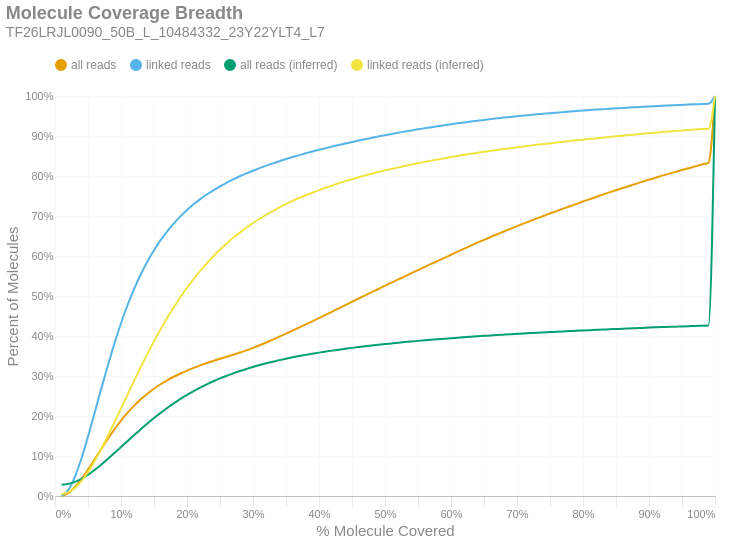

The code cell stored with this chart in its notebook:
### Markdown cell above
### Molecule Read Coverage
This chart shows molecule coverage breadth as computed by the number of bases aligned to that molecule. In other words, "*how much of each unique long molecule is actually sequenced/aligned?*" Keep in mind there is a distinction between sequences and alignments, since some sequences belonging to a particular molecule may not align well and wouldn't appear in the alignment data. This chart also shows molecule coverage breadth as computed by the *inferred fragment* from which the aligned sequences originate. Unlike read coverage, this calculation takes into account the total insert size, including unsequenced gaps between the forward and reverse reads. Like the previous figures, these are cumulative percents.

### Code cell
if SKIPLR:
    print_html(f"Skipped")
else:
    binned_df = consolidated_hist(valids['coverage_bp'], mask, 0.01, True)
    binned_df_inf = consolidated_hist(valids['coverage_inserts'], mask, 0.01, True)
    binned_df = binned_df.with_columns(pl.lit(binned_df_inf['all reads (cumsum)']).alias('all reads (inferred)'))
    binned_df = binned_df.with_columns(pl.lit(binned_df_inf['linked reads (cumsum)']).alias('linked reads (inferred)'))
    binned_df = binned_df.with_columns(
        (pl.col('bin').cast(pl.Float64) + 0.01).alias('right_edge')
    )

    with SafeRender(binned_df):
        (
            density_plot(binned_df, 'Molecule Coverage Breadth', samplename, 'molcov', ['all reads (inferred)','linked reads (inferred)'])
            .encode(
                #x=alt.X('bin:Q', title="% Molecule Covered").axis(format = '%').scale(padding=0),
                x=alt.X('right_edge:Q', title="% Molecule Covered").axis(format='%').scale(padding=0),
                y=alt.Y('value:Q', title='Percent of Molecules')
                    .axis(format='%')
                    .stack(False)
                    .scale(domainMin=0, padding=0),
                color=alt.Color("key:N").scale(domain = ["all reads", "linked reads", "all reads (inferred)", "linked reads (inferred)"]),
                tooltip = [
                    alt.Tooltip("key:N", title = "Data Type"),
                    alt.Tooltip("range_label:N", title="% Molecule Covered"),
                    alt.Tooltip("value:Q", format = ".2%", title="% Molecules")
                ]
            )
        ).display()

### Figure 1 — Vega-Lite specification as saved in the notebook (floating-point values rounded to 4 significant figures)
{"width": "container", "height": 400, "config": {"title": {"anchor": "start", "dy": -15, "fontSize": 18, "color": "#888888", "subtitleColor": "#888888", "subtitleFontSize": 14}, "arc": {"fill": "#0072B2"}, "axis": {"domainColor": "#888888", "domainWidth": 0.5, "gridWidth": 0.2, "grid": false, "titleFontWeight": 400, "titleFontSize": 15, "labelFontSize": 11, "labelColor": "#888888", "tickColor": "#888888", "tickWidth": 0.2, "titleColor": "#888888"}, "axisBand": {"grid": false}, "axisX": {"grid": true, "tickSize": 10, "domainCap": "round"}, "axisY": {"domain": false, "grid": true, "tickSize": 0, "domainCap": "round"}, "background": "transparent", "header": {"labelFontSize": 15, "labelColor": "#888888", "titleFontSize": 15, "titleFontWeight": 600, "titleColor": "#888888"}, "legend": {"labelFont": "sans-serif", "labelFontSize": 12, "labelColor": "#888888", "symbolSize": 100, "symbolType": "circle", "titleFontSize": 12, "titlePadding": 10, "titleColor": "#888888", "title": null, "orient": "top"}, "range": {"category": ["#E69F00", "#56B4E9", "#009E73", "#F0E442", "#0072B2", "#D55E00", "#CC79A7", "#000000"], "diverging": ["#cfe8f3", "#a2d4ec", "#73bfe2", "#46abdb", "#1696d2", "#12719e"]}, "area": {"fill": "#0072B2", "fillOpacity": 0.7, "line": true, "strokeOpacity": 0.7}, "line": {"color": "#0072B2", "stroke": "#0072B2", "strokeWidth": 2}, "trail": {"color": "#0072B2", "stroke": "#0072B2", "strokeWidth": 0, "size": 1}, "point": {"filled": true, "fillOpacity": 1.0, "size": 95}, "text": {"color": "#888888", "fontSize": 11, "align": "right", "fontWeight": 400, "size": 11}, "bar": {"fill": "#0072B2", "stroke": null}, "view": {"stroke": null, "continuousWidth": 660, "continuousHeight": 400}}, "data": {"name": "data-75ddfd73e707e1614c4a07b57a52f2da"}, "mark": {"type": "line", "interpolate": "monotone", "point": {"opacity": 0, "size": 275}}, "encoding": {"color": {"field": "key", "scale": {"domain": ["all reads", "linked reads", "all reads (inferred)", "linked reads (inferred)"]}, "type": "nominal"}, "tooltip": [{"field": "key", "title": "Data Type", "type": "nominal"}, {"field": "range_label", "title": "% Molecule Covered", "type": "nominal"}, {"field": "value", "format": ".2%", "title": "% Molecules", "type": "quantitative"}], "x": {"axis": {"format": "%"}, "field": "right_edge", "scale": {"padding": 0}, "title": "% Molecule Covered", "type": "quantitative"}, "y": {"axis": {"format": "%"}, "field": "value", "scale": {"domainMin": 0, "padding": 0}, "stack": false, "title": "Percent of Molecules", "type": "quantitative"}}, "params": [{"name": "param_c36ac31b6afebe62", "select": {"type": "point", "fields": ["key"]}, "bind": "legend"}], "title": {"text": "Molecule Coverage Breadth", "subtitle": "TF26LRJL0090_50B_L_10484332_23Y22YLT4_L7"}, "transform": [{"fold": ["all reads (cumsum)", "linked reads (cumsum)", "all reads (inferred)", "linked reads (inferred)"]}, {"calculate": "replace(datum.key, ' (cumsum)', '')", "as": "key"}, {"filter": {"param": "param_c36ac31b6afebe62"}}], "usermeta": {"embedOptions": {"downloadFileName": "TF26LRJL0090_50B_L_10484332_23Y22YLT4_L7.molcov"}}, "$schema": "https://vega.github.io/schema/vega-lite/v6.4.1.json", "datasets": {"data-75ddfd73e707e1614c4a07b57a52f2da": [{"bin": "0.0", "interval": "0.0-0.01", "all reads": 0.0005671, "linked reads": 0.0008655, "all reads (cumsum)": 0.0005671, "linked reads (cumsum)": 0.0008655, "range_label": "0.0-0.01", "all reads (inferred)": 0.02814, "linked reads (inferred)": 0.004979, "right_edge": 0.01}, {"bin": "0.01", "interval": "0.01-0.02", "all reads": 0.006548, "linked reads": 0.0138, "all reads (cumsum)": 0.007115, "linked reads (cumsum)": 0.01467, "range_label": "0.01-0.02", "all reads (inferred)": 0.03027, "linked reads (inferred)": 0.009034, "right_edge": 0.02}, {"bin": "0.02", "interval": "0.02-0.03", "all reads": 0.01469, "linked reads": 0.03274, "all reads (cumsum)": 0.0218, "linked reads (cumsum)": 0.04741, "range_label": "0.02-0.03", "all reads (inferred)": 0.03529, "linked reads (inferred)": 0.01983, "right_edge": 0.03}, {"bin": "0.03", "interval": "0.03-0.04", "all reads": 0.0203, "linked reads": 0.04621, "all reads (cumsum)": 0.0421, "linked reads (cumsum)": 0.09362, "range_label": "0.03-0.04", "all reads (inferred)": 0.04301, "linked reads (inferred)": 0.03709, "right_edge": 0.04}, {"bin": "0.04", "interval": "0.04-0.05", "all reads": 0.02389, "linked reads": 0.05488, "all reads (cumsum)": 0.06599, "linked reads (cumsum)": 0.1485, "range_label": "0.04-0.05", "all reads (inferred)": 0.05314, "linked reads (inferred)": 0.05989, "right_edge": 0.05}, {"bin": "0.05", "interval": "0.05-0.06", "all reads": 0.02558, "linked reads": 0.05897, "all reads (cumsum)": 0.09156, "linked reads (cumsum)": 0.2075, "range_label": "0.05-0.06", "all reads (inferred)": 0.06505, "linked reads (inferred)": 0.08703, "right_edge": 0.06}, {"bin": "0.06", "interval": "0.06-0.07", "all reads": 0.02612, "linked reads": 0.06035, "all reads (cumsum)": 0.1177, "linked reads (cumsum)": 0.2678, "range_label": "0.06-0.07", "all reads (inferred)": 0.07824, "linked reads (inferred)": 0.1173, "right_edge": 0.07}, {"bin": "0.07", "interval": "0.07-0.08", "all reads": 0.02502, "linked reads": 0.05786, "all reads (cumsum)": 0.1427, "linked reads (cumsum)": 0.3257, "range_label": "0.07-0.08", "all reads (inferred)": 0.09247, "linked reads (inferred)": 0.15, "right_edge": 0.08}, {"bin": "0.08", "interval": "0.08-0.09", "all reads": 0.0239, "linked reads": 0.05525, "all reads (cumsum)": 0.1666, "linked reads (cumsum)": 0.3809, "range_label": "0.08-0.09", "all reads (inferred)": 0.1072, "linked reads (inferred)": 0.184, "right_edge": 0.09}, {"bin": "0.09", "interval": "0.09-0.1", "all reads": 0.02205, "linked reads": 0.05099, "all reads (cumsum)": 0.1887, "linked reads (cumsum)": 0.4319, "range_label": "0.09-0.1", "all reads (inferred)": 0.1223, "linked reads (inferred)": 0.2188, "right_edge": 0.1}, {"bin": "0.1", "interval": "0.1-0.11", "all reads": 0.01971, "linked reads": 0.04554, "all reads (cumsum)": 0.2084, "linked reads (cumsum)": 0.4775, "range_label": "0.1-0.11", "all reads (inferred)": 0.1374, "linked reads (inferred)": 0.2538, "right_edge": 0.11}, {"bin": "0.11", "interval": "0.11-0.12", "all reads": 0.01757, "linked reads": 0.04051, "all reads (cumsum)": 0.2259, "linked reads (cumsum)": 0.518, "range_label": "0.11-0.12", "all reads (inferred)": 0.1524, "linked reads (inferred)": 0.2885, "right_edge": 0.12}, {"bin": "0.12", "interval": "0.12-0.13", "all reads": 0.01578, "linked reads": 0.03628, "all reads (cumsum)": 0.2417, "linked reads (cumsum)": 0.5543, "range_label": "0.12-0.13", "all reads (inferred)": 0.1671, "linked reads (inferred)": 0.3225, "right_edge": 0.13}, {"bin": "0.13", "interval": "0.13-0.14", "all reads": 0.01395, "linked reads": 0.03182, "all reads (cumsum)": 0.2557, "linked reads (cumsum)": 0.5861, "range_label": "0.13-0.14", "all reads (inferred)": 0.1813, "linked reads (inferred)": 0.3554, "right_edge": 0.14}, {"bin": "0.14", "interval": "0.14-0.15", "all reads": 0.01248, "linked reads": 0.02836, "all reads (cumsum)": 0.2681, "linked reads (cumsum)": 0.6144, "range_label": "0.14-0.15", "all reads (inferred)": 0.195, "linked reads (inferred)": 0.3869, "right_edge": 0.15}, {"bin": "0.15", "interval": "0.15-0.16", "all reads": 0.01119, "linked reads": 0.02521, "all reads (cumsum)": 0.2793, "linked reads (cumsum)": 0.6396, "range_label": "0.15-0.16", "all reads (inferred)": 0.2078, "linked reads (inferred)": 0.4167, "right_edge": 0.16}, {"bin": "0.16", "interval": "0.16-0.17", "all reads": 0.009886, "linked reads": 0.02208, "all reads (cumsum)": 0.2892, "linked reads (cumsum)": 0.6617, "range_label": "0.16-0.17", "all reads (inferred)": 0.2201, "linked reads (inferred)": 0.4452, "right_edge": 0.17}, {"bin": "0.17", "interval": "0.17-0.18", "all reads": 0.008894, "linked reads": 0.01967, "all reads (cumsum)": 0.2981, "linked reads (cumsum)": 0.6814, "range_label": "0.17-0.18", "all reads (inferred)": 0.2316, "linked reads (inferred)": 0.4718, "right_edge": 0.18}, {"bin": "0.18", "interval": "0.18-0.19", "all reads": 0.0081, "linked reads": 0.01772, "all reads (cumsum)": 0.3062, "linked reads (cumsum)": 0.6991, "range_label": "0.18-0.19", "all reads (inferred)": 0.2426, "linked reads (inferred)": 0.4972, "right_edge": 0.19}, {"bin": "0.19", "interval": "0.19-0.2", "all reads": 0.007415, "linked reads": 0.01592, "all reads (cumsum)": 0.3136, "linked reads (cumsum)": 0.715, "range_label": "0.19-0.2", "all reads (inferred)": 0.2527, "linked reads (inferred)": 0.5206, "right_edge": 0.2}, {"bin": "0.2", "interval": "0.2-0.21", "all reads": 0.00667, "linked reads": 0.01415, "all reads (cumsum)": 0.3203, "linked reads (cumsum)": 0.7292, "range_label": "0.2-0.21", "all reads (inferred)": 0.2621, "linked reads (inferred)": 0.5423, "right_edge": 0.21}, {"bin": "0.21", "interval": "0.21-0.22", "all reads": 0.006279, "linked reads": 0.01305, "all reads (cumsum)": 0.3266, "linked reads (cumsum)": 0.7422, "range_label": "0.21-0.22", "all reads (inferred)": 0.2709, "linked reads (inferred)": 0.5626, "right_edge": 0.22}, {"bin": "0.22", "interval": "0.22-0.23", "all reads": 0.005765, "linked reads": 0.01156, "all reads (cumsum)": 0.3323, "linked reads (cumsum)": 0.7538, "range_label": "0.22-0.23", "all reads (inferred)": 0.2791, "linked reads (inferred)": 0.5817, "right_edge": 0.23}, {"bin": "0.23", "interval": "0.23-0.24", "all reads": 0.005419, "linked reads": 0.01042, "all reads (cumsum)": 0.3378, "linked reads (cumsum)": 0.7642, "range_label": "0.23-0.24", "all reads (inferred)": 0.2868, "linked reads (inferred)": 0.5995, "right_edge": 0.24}, {"bin": "0.24", "interval": "0.24-0.25", "all reads": 0.005315, "linked reads": 0.009857, "all reads (cumsum)": 0.3431, "linked reads (cumsum)": 0.7741, "range_label": "0.24-0.25", "all reads (inferred)": 0.294, "linked reads (inferred)": 0.616, "right_edge": 0.25}, {"bin": "0.25", "interval": "0.25-0.26", "all reads": 0.004991, "linked reads": 0.008941, "all reads (cumsum)": 0.3481, "linked reads (cumsum)": 0.783, "range_label": "0.25-0.26", "all reads (inferred)": 0.3004, "linked reads (inferred)": 0.631, "right_edge": 0.26}, {"bin": "0.26", "interval": "0.26-0.27", "all reads": 0.005196, "linked reads": 0.008456, "all reads (cumsum)": 0.3533, "linked reads (cumsum)": 0.7915, "range_label": "0.26-0.27", "all reads (inferred)": 0.3067, "linked reads (inferred)": 0.6455, "right_edge": 0.27}, {"bin": "0.27", "interval": "0.27-0.28", "all reads": 0.005323, "linked reads": 0.007825, "all reads (cumsum)": 0.3586, "linked reads (cumsum)": 0.7993, "range_label": "0.27-0.28", "all reads (inferred)": 0.3123, "linked reads (inferred)": 0.6585, "right_edge": 0.28}, {"bin": "0.28", "interval": "0.28-0.29", "all reads": 0.005549, "linked reads": 0.007151, "all reads (cumsum)": 0.3641, "linked reads (cumsum)": 0.8065, "range_label": "0.28-0.29", "all reads (inferred)": 0.3176, "linked reads (inferred)": 0.6707, "right_edge": 0.29}, {"bin": "0.29", "interval": "0.29-0.3", "all reads": 0.00602, "linked reads": 0.006711, "all reads (cumsum)": 0.3702, "linked reads (cumsum)": 0.8132, "range_label": "0.29-0.3", "all reads (inferred)": 0.3227, "linked reads (inferred)": 0.6824, "right_edge": 0.3}, {"bin": "0.3", "interval": "0.3-0.31", "all reads": 0.006634, "linked reads": 0.006458, "all reads (cumsum)": 0.3768, "linked reads (cumsum)": 0.8196, "range_label": "0.3-0.31", "all reads (inferred)": 0.3273, "linked reads (inferred)": 0.6931, "right_edge": 0.31}, {"bin": "0.31", "interval": "0.31-0.32", "all reads": 0.007005, "linked reads": 0.006168, "all reads (cumsum)": 0.3838, "linked reads (cumsum)": 0.8258, "range_label": "0.31-0.32", "all reads (inferred)": 0.3317, "linked reads (inferred)": 0.7031, "right_edge": 0.32}, {"bin": "0.32", "interval": "0.32-0.33", "all reads": 0.007294, "linked reads": 0.005852, "all reads (cumsum)": 0.3911, "linked reads (cumsum)": 0.8316, "range_label": "0.32-0.33", "all reads (inferred)": 0.3357, "linked reads (inferred)": 0.7125, "right_edge": 0.33}, {"bin": "0.33", "interval": "0.33-0.34", "all reads": 0.007365, "linked reads": 0.005401, "all reads (cumsum)": 0.3985, "linked reads (cumsum)": 0.837, "range_label": "0.33-0.34", "all reads (inferred)": 0.3396, "linked reads (inferred)": 0.7215, "right_edge": 0.34}, {"bin": "0.34", "interval": "0.34-0.35", "all reads": 0.007411, "linked reads": 0.005316, "all reads (cumsum)": 0.4059, "linked reads (cumsum)": 0.8424, "range_label": "0.34-0.35", "all reads (inferred)": 0.3433, "linked reads (inferred)": 0.7299, "right_edge": 0.35}, {"bin": "0.35", "interval": "0.35-0.36", "all reads": 0.007624, "linked reads": 0.005016, "all reads (cumsum)": 0.4135, "linked reads (cumsum)": 0.8474, "range_label": "0.35-0.36", "all reads (inferred)": 0.3466, "linked reads (inferred)": 0.7376, "right_edge": 0.36}, {"bin": "0.36", "interval": "0.36-0.37", "all reads": 0.007681, "linked reads": 0.00482, "all reads (cumsum)": 0.4212, "linked reads (cumsum)": 0.8522, "range_label": "0.36-0.37", "all reads (inferred)": 0.3498, "linked reads (inferred)": 0.7449, "right_edge": 0.37}, {"bin": "0.37", "interval": "0.37-0.38", "all reads": 0.007672, "linked reads": 0.00469, "all reads (cumsum)": 0.4288, "linked reads (cumsum)": 0.8569, "range_label": "0.37-0.38", "all reads (inferred)": 0.3528, "linked reads (inferred)": 0.7519, "right_edge": 0.38}, {"bin": "0.38", "interval": "0.38-0.39", "all reads": 0.007793, "linked reads": 0.004339, "all reads (cumsum)": 0.4366, "linked reads (cumsum)": 0.8612, "range_label": "0.38-0.39", "all reads (inferred)": 0.3557, "linked reads (inferred)": 0.7585, "right_edge": 0.39}, {"bin": "0.39", "interval": "0.39-0.4", "all reads": 0.008073, "linked reads": 0.004305, "all reads (cumsum)": 0.4447, "linked reads (cumsum)": 0.8655, "range_label": "0.39-0.4", "all reads (inferred)": 0.3585, "linked reads (inferred)": 0.7648, "right_edge": 0.4}, {"bin": "0.4", "interval": "0.4-0.41", "all reads": 0.008011, "linked reads": 0.004016, "all reads (cumsum)": 0.4527, "linked reads (cumsum)": 0.8695, "range_label": "0.4-0.41", "all reads (inferred)": 0.361, "linked reads (inferred)": 0.7707, "right_edge": 0.41}, {"bin": "0.41", "interval": "0.41-0.42", "all reads": 0.008404, "linked reads": 0.004022, "all reads (cumsum)": 0.4611, "linked reads (cumsum)": 0.8736, "range_label": "0.41-0.42", "all reads (inferred)": 0.3634, "linked reads (inferred)": 0.7763, "right_edge": 0.42}, {"bin": "0.42", "interval": "0.42-0.43", "all reads": 0.008187, "linked reads": 0.003884, "all reads (cumsum)": 0.4693, "linked reads (cumsum)": 0.8774, "range_label": "0.42-0.43", "all reads (inferred)": 0.3658, "linked reads (inferred)": 0.7817, "right_edge": 0.43}, {"bin": "0.43", "interval": "0.43-0.44", "all reads": 0.008117, "linked reads": 0.003637, "all reads (cumsum)": 0.4774, "linked reads (cumsum)": 0.8811, "range_label": "0.43-0.44", "all reads (inferred)": 0.3681, "linked reads (inferred)": 0.7869, "right_edge": 0.44}, {"bin": "0.44", "interval": "0.44-0.45", "all reads": 0.008173, "linked reads": 0.003799, "all reads (cumsum)": 0.4856, "linked reads (cumsum)": 0.8849, "range_label": "0.44-0.45", "all reads (inferred)": 0.3703, "linked reads (inferred)": 0.792, "right_edge": 0.45}, {"bin": "0.45", "interval": "0.45-0.46", "all reads": 0.008185, "linked reads": 0.003746, "all reads (cumsum)": 0.4938, "linked reads (cumsum)": 0.8886, "range_label": "0.45-0.46", "all reads (inferred)": 0.3724, "linked reads (inferred)": 0.7968, "right_edge": 0.46}, {"bin": "0.46", "interval": "0.46-0.47", "all reads": 0.007925, "linked reads": 0.003451, "all reads (cumsum)": 0.5017, "linked reads (cumsum)": 0.8921, "range_label": "0.46-0.47", "all reads (inferred)": 0.3743, "linked reads (inferred)": 0.8013, "right_edge": 0.47}, {"bin": "0.47", "interval": "0.47-0.48", "all reads": 0.007995, "linked reads": 0.003308, "all reads (cumsum)": 0.5097, "linked reads (cumsum)": 0.8954, "range_label": "0.47-0.48", "all reads (inferred)": 0.3763, "linked reads (inferred)": 0.8057, "right_edge": 0.48}, {"bin": "0.48", "interval": "0.48-0.49", "all reads": 0.007804, "linked reads": 0.003365, "all reads (cumsum)": 0.5175, "linked reads (cumsum)": 0.8988, "range_label": "0.48-0.49", "all reads (inferred)": 0.3781, "linked reads (inferred)": 0.81, "right_edge": 0.49}, {"bin": "0.49", "interval": "0.49-0.5", "all reads": 0.008553, "linked reads": 0.003339, "all reads (cumsum)": 0.5261, "linked reads (cumsum)": 0.9021, "range_label": "0.49-0.5", "all reads (inferred)": 0.3799, "linked reads (inferred)": 0.814, "right_edge": 0.5}, {"bin": "0.5", "interval": "0.5-0.51", "all reads": 0.007274, "linked reads": 0.003098, "all reads (cumsum)": 0.5333, "linked reads (cumsum)": 0.9052, "range_label": "0.5-0.51", "all reads (inferred)": 0.3815, "linked reads (inferred)": 0.8177, "right_edge": 0.51}, {"bin": "0.51", "interval": "0.51-0.52", "all reads": 0.008086, "linked reads": 0.002981, "all reads (cumsum)": 0.5414, "linked reads (cumsum)": 0.9082, "range_label": "0.51-0.52", "all reads (inferred)": 0.3832, "linked reads (inferred)": 0.8215, "right_edge": 0.52}, {"bin": "0.52", "interval": "0.52-0.53", "all reads": 0.007729, "linked reads": 0.002802, "all reads (cumsum)": 0.5492, "linked reads (cumsum)": 0.911, "range_label": "0.52-0.53", "all reads (inferred)": 0.3848, "linked reads (inferred)": 0.8252, "right_edge": 0.53}, {"bin": "0.53", "interval": "0.53-0.54", "all reads": 0.007916, "linked reads": 0.002911, "all reads (cumsum)": 0.5571, "linked reads (cumsum)": 0.9139, "range_label": "0.53-0.54", "all reads (inferred)": 0.3863, "linked reads (inferred)": 0.8287, "right_edge": 0.54}, {"bin": "0.54", "interval": "0.54-0.55", "all reads": 0.007679, "linked reads": 0.002787, "all reads (cumsum)": 0.5647, "linked reads (cumsum)": 0.9167, "range_label": "0.54-0.55", "all reads (inferred)": 0.3878, "linked reads (inferred)": 0.8321, "right_edge": 0.55}, {"bin": "0.55", "interval": "0.55-0.56", "all reads": 0.007782, "linked reads": 0.002614, "all reads (cumsum)": 0.5725, "linked reads (cumsum)": 0.9193, "range_label": "0.55-0.56", "all reads (inferred)": 0.3892, "linked reads (inferred)": 0.8353, "right_edge": 0.56}, {"bin": "0.56", "interval": "0.56-0.57", "all reads": 0.007703, "linked reads": 0.002607, "all reads (cumsum)": 0.5802, "linked reads (cumsum)": 0.9219, "range_label": "0.56-0.57", "all reads (inferred)": 0.3906, "linked reads (inferred)": 0.8385, "right_edge": 0.57}, {"bin": "0.57", "interval": "0.57-0.58", "all reads": 0.00746, "linked reads": 0.002572, "all reads (cumsum)": 0.5877, "linked reads (cumsum)": 0.9245, "range_label": "0.57-0.58", "all reads (inferred)": 0.3919, "linked reads (inferred)": 0.8414, "right_edge": 0.58}, {"bin": "0.58", "interval": "0.58-0.59", "all reads": 0.007571, "linked reads": 0.002499, "all reads (cumsum)": 0.5953, "linked reads (cumsum)": 0.927, "range_label": "0.58-0.59", "all reads (inferred)": 0.3933, "linked reads (inferred)": 0.8444, "right_edge": 0.59}, {"bin": "0.59", "interval": "0.59-0.6", "all reads": 0.007895, "linked reads": 0.002448, "all reads (cumsum)": 0.6032, "linked reads (cumsum)": 0.9294, "range_label": "0.59-0.6", "all reads (inferred)": 0.3946, "linked reads (inferred)": 0.8474, "right_edge": 0.6}, {"bin": "0.6", "interval": "0.6-0.61", "all reads": 0.007588, "linked reads": 0.002351, "all reads (cumsum)": 0.6107, "linked reads (cumsum)": 0.9318, "range_label": "0.6-0.61", "all reads (inferred)": 0.3958, "linked reads (inferred)": 0.8502, "right_edge": 0.61}, {"bin": "0.61", "interval": "0.61-0.62", "all reads": 0.007661, "linked reads": 0.002167, "all reads (cumsum)": 0.6184, "linked reads (cumsum)": 0.9339, "range_label": "0.61-0.62", "all reads (inferred)": 0.397, "linked reads (inferred)": 0.8529, "right_edge": 0.62}, {"bin": "0.62", "interval": "0.62-0.63", "all reads": 0.00743, "linked reads": 0.002159, "all reads (cumsum)": 0.6258, "linked reads (cumsum)": 0.9361, "range_label": "0.62-0.63", "all reads (inferred)": 0.3982, "linked reads (inferred)": 0.8555, "right_edge": 0.63}, {"bin": "0.63", "interval": "0.63-0.64", "all reads": 0.007417, "linked reads": 0.002156, "all reads (cumsum)": 0.6333, "linked reads (cumsum)": 0.9382, "range_label": "0.63-0.64", "all reads (inferred)": 0.3993, "linked reads (inferred)": 0.858, "right_edge": 0.64}, {"bin": "0.64", "interval": "0.64-0.65", "all reads": 0.00703, "linked reads": 0.002027, "all reads (cumsum)": 0.6403, "linked reads (cumsum)": 0.9403, "range_label": "0.64-0.65", "all reads (inferred)": 0.4003, "linked reads (inferred)": 0.8604, "right_edge": 0.65}, {"bin": "0.65", "interval": "0.65-0.66", "all reads": 0.007287, "linked reads": 0.001969, "all reads (cumsum)": 0.6476, "linked reads (cumsum)": 0.9422, "range_label": "0.65-0.66", "all reads (inferred)": 0.4013, "linked reads (inferred)": 0.8627, "right_edge": 0.66}, {"bin": "0.66", "interval": "0.66-0.67", "all reads": 0.006814, "linked reads": 0.001864, "all reads (cumsum)": 0.6544, "linked reads (cumsum)": 0.9441, "range_label": "0.66-0.67", "all reads (inferred)": 0.4024, "linked reads (inferred)": 0.865, "right_edge": 0.67}, {"bin": "0.67", "interval": "0.67-0.68", "all reads": 0.006882, "linked reads": 0.001849, "all reads (cumsum)": 0.6613, "linked reads (cumsum)": 0.946, "range_label": "0.67-0.68", "all reads (inferred)": 0.4034, "linked reads (inferred)": 0.8674, "right_edge": 0.68}, {"bin": "0.68", "interval": "0.68-0.69", "all reads": 0.006703, "linked reads": 0.00175, "all reads (cumsum)": 0.668, "linked reads (cumsum)": 0.9477, "range_label": "0.68-0.69", "all reads (inferred)": 0.4044, "linked reads (inferred)": 0.8697, "right_edge": 0.69}, {"bin": "0.69", "interval": "0.69-0.7", "all reads": 0.006685, "linked reads": 0.00175, "all reads (cumsum)": 0.6747, "linked reads (cumsum)": 0.9495, "range_label": "0.69-0.7", "all reads (inferred)": 0.4054, "linked reads (inferred)": 0.8718, "right_edge": 0.7}, {"bin": "0.7", "interval": "0.7-0.71", "all reads": 0.006436, "linked reads": 0.00159, "all reads (cumsum)": 0.6811, "linked reads (cumsum)": 0.951, "range_label": "0.7-0.71", "all reads (inferred)": 0.4063, "linked reads (inferred)": 0.8738, "right_edge": 0.71}, {"bin": "0.71", "interval": "0.71-0.72", "all reads": 0.006337, "linked reads": 0.001568, "all reads (cumsum)": 0.6874, "linked reads (cumsum)": 0.9526, "range_label": "0.71-0.72", "all reads (inferred)": 0.4072, "linked reads (inferred)": 0.8759, "right_edge": 0.72}, {"bin": "0.72", "interval": "0.72-0.73", "all reads": 0.006463, "linked reads": 0.001475, "all reads (cumsum)": 0.6939, "linked reads (cumsum)": 0.9541, "range_label": "0.72-0.73", "all reads (inferred)": 0.4081, "linked reads (inferred)": 0.878, "right_edge": 0.73}, {"bin": "0.73", "interval": "0.73-0.74", "all reads": 0.006152, "linked reads": 0.001484, "all reads (cumsum)": 0.7, "linked reads (cumsum)": 0.9556, "range_label": "0.73-0.74", "all reads (inferred)": 0.409, "linked reads (inferred)": 0.8799, "right_edge": 0.74}, {"bin": "0.74", "interval": "0.74-0.75", "all reads": 0.006329, "linked reads": 0.001487, "all reads (cumsum)": 0.7064, "linked reads (cumsum)": 0.9571, "range_label": "0.74-0.75", "all reads (inferred)": 0.4098, "linked reads (inferred)": 0.8818, "right_edge": 0.75}, {"bin": "0.75", "interval": "0.75-0.76", "all reads": 0.005901, "linked reads": 0.001366, "all reads (cumsum)": 0.7123, "linked reads (cumsum)": 0.9584, "range_label": "0.75-0.76", "all reads (inferred)": 0.4107, "linked reads (inferred)": 0.8837, "right_edge": 0.76}, {"bin": "0.76", "interval": "0.76-0.77", "all reads": 0.00603, "linked reads": 0.001339, "all reads (cumsum)": 0.7183, "linked reads (cumsum)": 0.9598, "range_label": "0.76-0.77", "all reads (inferred)": 0.4115, "linked reads (inferred)": 0.8856, "right_edge": 0.77}, {"bin": "0.77", "interval": "0.77-0.78", "all reads": 0.005943, "linked reads": 0.001327, "all reads (cumsum)": 0.7242, "linked reads (cumsum)": 0.9611, "range_label": "0.77-0.78", "all reads (inferred)": 0.4123, "linked reads (inferred)": 0.8873, "right_edge": 0.78}, {"bin": "0.78", "interval": "0.78-0.79", "all reads": 0.005908, "linked reads": 0.001247, "all reads (cumsum)": 0.7302, "linked reads (cumsum)": 0.9623, "range_label": "0.78-0.79", "all reads (inferred)": 0.4131, "linked reads (inferred)": 0.8892, "right_edge": 0.79}, {"bin": "0.79", "interval": "0.79-0.8", "all reads": 0.006154, "linked reads": 0.001294, "all reads (cumsum)": 0.7363, "linked reads (cumsum)": 0.9636, "range_label": "0.79-0.8", "all reads (inferred)": 0.4139, "linked reads (inferred)": 0.8908, "right_edge": 0.8}, {"bin": "0.8", "interval": "0.8-0.81", "all reads": 0.005603, "linked reads": 0.001138, "all reads (cumsum)": 0.7419, "linked reads (cumsum)": 0.9648, "range_label": "0.8-0.81", "all reads (inferred)": 0.4146, "linked reads (inferred)": 0.8925, "right_edge": 0.81}, {"bin": "0.81", "interval": "0.81-0.82", "all reads": 0.005724, "linked reads": 0.00118, "all reads (cumsum)": 0.7476, "linked reads (cumsum)": 0.9659, "range_label": "0.81-0.82", "all reads (inferred)": 0.4154, "linked reads (inferred)": 0.8943, "right_edge": 0.82}, {"bin": "0.82", "interval": "0.82-0.83", "all reads": 0.005757, "linked reads": 0.001136, "all reads (cumsum)": 0.7534, "linked reads (cumsum)": 0.9671, "range_label": "0.82-0.83", "all reads (inferred)": 0.4161, "linked reads (inferred)": 0.8958, "right_edge": 0.83}, {"bin": "0.83", "interval": "0.83-0.84", "all reads": 0.005636, "linked reads": 0.001102, "all reads (cumsum)": 0.759, "linked reads (cumsum)": 0.9682, "range_label": "0.83-0.84", "all reads (inferred)": 0.4168, "linked reads (inferred)": 0.8976, "right_edge": 0.84}, {"bin": "0.84", "interval": "0.84-0.85", "all reads": 0.005467, "linked reads": 0.00102, "all reads (cumsum)": 0.7645, "linked reads (cumsum)": 0.9692, "range_label": "0.84-0.85", "all reads (inferred)": 0.4176, "linked reads (inferred)": 0.8992, "right_edge": 0.85}, {"bin": "0.85", "interval": "0.85-0.86", "all reads": 0.005376, "linked reads": 0.00102, "all reads (cumsum)": 0.7699, "linked reads (cumsum)": 0.9702, "range_label": "0.85-0.86", "all reads (inferred)": 0.4183, "linked reads (inferred)": 0.9008, "right_edge": 0.86}, {"bin": "0.86", "interval": "0.86-0.87", "all reads": 0.005219, "linked reads": 0.0009224, "all reads (cumsum)": 0.7751, "linked reads (cumsum)": 0.9711, "range_label": "0.86-0.87", "all reads (inferred)": 0.419, "linked reads (inferred)": 0.9023, "right_edge": 0.87}, {"bin": "0.87", "interval": "0.87-0.88", "all reads": 0.005336, "linked reads": 0.0009598, "all reads (cumsum)": 0.7804, "linked reads (cumsum)": 0.9721, "range_label": "0.87-0.88", "all reads (inferred)": 0.4196, "linked reads (inferred)": 0.9039, "right_edge": 0.88}, {"bin": "0.88", "interval": "0.88-0.89", "all reads": 0.005174, "linked reads": 0.0008939, "all reads (cumsum)": 0.7856, "linked reads (cumsum)": 0.973, "range_label": "0.88-0.89", "all reads (inferred)": 0.4203, "linked reads (inferred)": 0.9054, "right_edge": 0.89}, {"bin": "0.89", "interval": "0.89-0.9", "all reads": 0.00524, "linked reads": 0.0009029, "all reads (cumsum)": 0.7908, "linked reads (cumsum)": 0.9739, "range_label": "0.89-0.9", "all reads (inferred)": 0.421, "linked reads (inferred)": 0.9069, "right_edge": 0.9}, {"bin": "0.9", "interval": "0.9-0.91", "all reads": 0.004773, "linked reads": 0.0007397, "all reads (cumsum)": 0.7956, "linked reads (cumsum)": 0.9746, "range_label": "0.9-0.91", "all reads (inferred)": 0.4216, "linked reads (inferred)": 0.9084, "right_edge": 0.91}, {"bin": "0.91", "interval": "0.91-0.92", "all reads": 0.005281, "linked reads": 0.0009344, "all reads (cumsum)": 0.8009, "linked reads (cumsum)": 0.9756, "range_label": "0.91-0.92", "all reads (inferred)": 0.4223, "linked reads (inferred)": 0.9098, "right_edge": 0.92}, {"bin": "0.92", "interval": "0.92-0.93", "all reads": 0.004436, "linked reads": 0.0007532, "all reads (cumsum)": 0.8053, "linked reads (cumsum)": 0.9763, "range_label": "0.92-0.93", "all reads (inferred)": 0.4228, "linked reads (inferred)": 0.9111, "right_edge": 0.93}, {"bin": "0.93", "interval": "0.93-0.94", "all reads": 0.004788, "linked reads": 0.0007771, "all reads (cumsum)": 0.8101, "linked reads (cumsum)": 0.9771, "range_label": "0.93-0.94", "all reads (inferred)": 0.4234, "linked reads (inferred)": 0.9124, "right_edge": 0.94}, {"bin": "0.94", "interval": "0.94-0.95", "all reads": 0.00493, "linked reads": 0.0006768, "all reads (cumsum)": 0.815, "linked reads (cumsum)": 0.9778, "range_label": "0.94-0.95", "all reads (inferred)": 0.424, "linked reads (inferred)": 0.9136, "right_edge": 0.95}, {"bin": "0.95", "interval": "0.95-0.96", "all reads": 0.004238, "linked reads": 0.0007038, "all reads (cumsum)": 0.8193, "linked reads (cumsum)": 0.9785, "range_label": "0.95-0.96", "all reads (inferred)": 0.4245, "linked reads (inferred)": 0.9148, "right_edge": 0.96}, {"bin": "0.96", "interval": "0.96-0.97", "all reads": 0.004739, "linked reads": 0.0006663, "all reads (cumsum)": 0.824, "linked reads (cumsum)": 0.9792, "range_label": "0.96-0.97", "all reads (inferred)": 0.4251, "linked reads (inferred)": 0.916, "right_edge": 0.97}, {"bin": "0.97", "interval": "0.97-0.98", "all reads": 0.004775, "linked reads": 0.0006124, "all reads (cumsum)": 0.8288, "linked reads (cumsum)": 0.9798, "range_label": "0.97-0.98", "all reads (inferred)": 0.4256, "linked reads (inferred)": 0.9172, "right_edge": 0.98}, {"bin": "0.98", "interval": "0.98-0.99", "all reads": 0.004268, "linked reads": 0.0006933, "all reads (cumsum)": 0.8331, "linked reads (cumsum)": 0.9805, "range_label": "0.98-0.99", "all reads (inferred)": 0.4262, "linked reads (inferred)": 0.9184, "right_edge": 0.99}, {"bin": "0.99", "interval": "0.99-1.0", "all reads": 0.1669, "linked reads": 0.01954, "all reads (cumsum)": 1.0, "linked reads (cumsum)": 1.0, "range_label": "0.99-1.0", "all reads (inferred)": 1.0, "linked reads (inferred)": 1.0, "right_edge": 1.0}]}}
